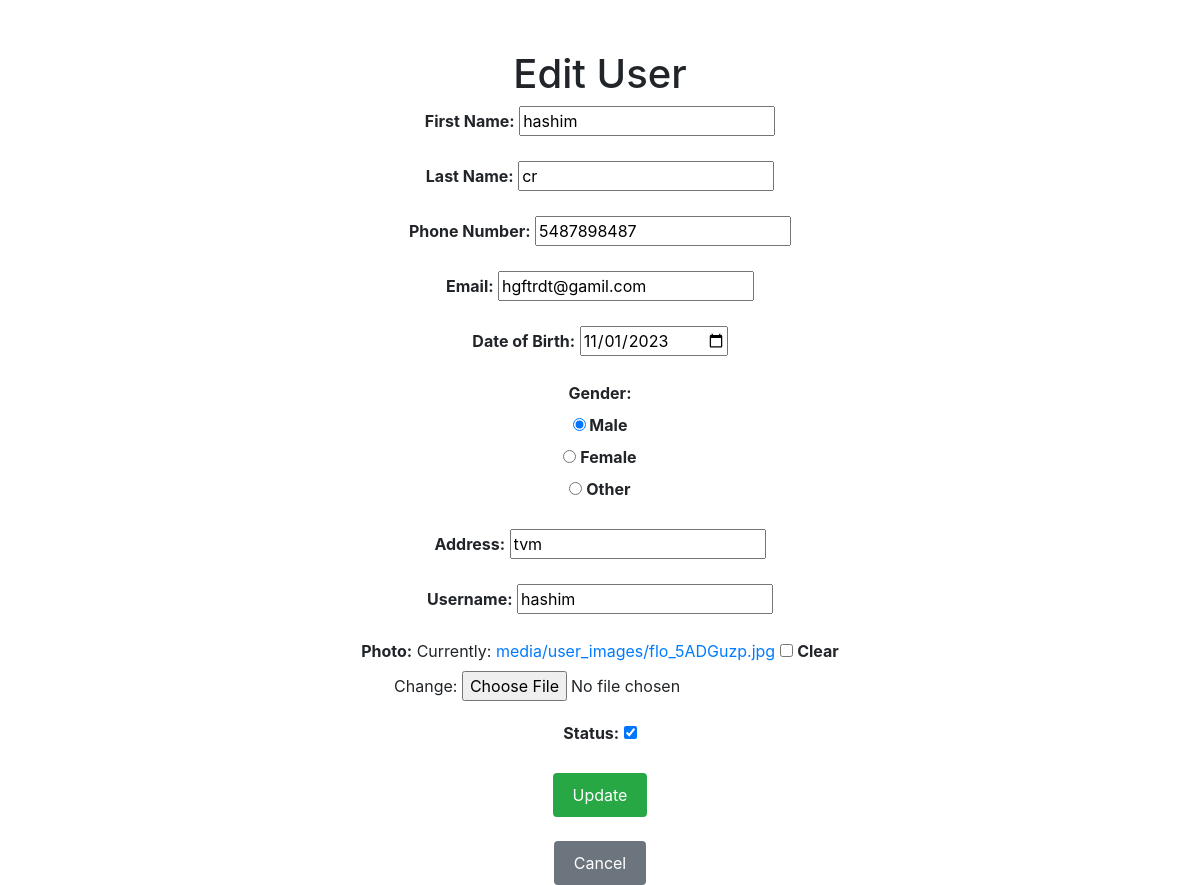
The page /user/edit-user/3/ (signed in) on the database its author committed.
### user/models.py (models this page shows)
class BaseUser(AbstractBaseUser, PermissionsMixin):
    GENDER_CHOICES = [
        ('Male', 'Male'),
        ('Female', 'Female'),
        ('Other', 'Other')
    ]
    firstname = models.CharField(max_length=50)
    lastname = models.CharField(max_length=50)
    phonenumber = models.CharField(max_length=10)
    dob = models.DateField(null=True, blank=True)
    gender = models.CharField(max_length=20, choices=GENDER_CHOICES)
    address = models.CharField(max_length=100)
    email = models.EmailField(unique=True)
    username = models.CharField(max_length=30, unique=True)
    is_active = models.BooleanField(default=True)
    is_staff = models.BooleanField(default=False)
    photo = models.ImageField(upload_to='media/user_images/', blank=True, null=True)
    USERNAME_FIELD = 'username'
    REQUIRED_FIELDS = ['email']
    objects = BaseUserManager()
    def __str__(self):
        return f"{self.firstname} {self.lastname}"

### user/views.py (the view)
# urls.py: path('edit-user/<int:pk>/',EditUserView.as_view(),name='edit_user'),
class EditUserView(LoginRequiredMixin, UpdateView):
    model = BaseUser
    form_class = UserForm
    template_name = 'edit_user.html'
    def get(self, request, *args, **kwargs):
        self.object = self.get_object()
        print(self.object)
        return super().get(request, *args, **kwargs)

### user/forms.py (shortened to what this page needs)
class UserForm(forms.ModelForm):
    def __init__(self, *args, **kwargs):
        super(UserForm, self).__init__(*args, **kwargs)
    GENDER_CHOICES = (
        ('Male', 'Male'),
        ('Female', 'Female'),
        ('Other', 'Other'),
    )
    gender = forms.ChoiceField(widget=RadioSelect, choices=GENDER_CHOICES)
    class Meta:
        model = BaseUser
        fields = '__all__'
        widgets= {
            'dob' : DateInput(attrs={'type': 'date'}),
            'gender' : RadioSelect,
        }

### user/templates/edit_user.html (shortened to what this page needs)
<!DOCTYPE html>
<html>
<head>
    <link rel="stylesheet" href="https://stackpath.bootstrapcdn.com/bootstrap/4.3.1/css/bootstrap.min.css">
</head>
<body>
    <div class="container text-center">
        <h1>Edit User</h1>
        <form method="post" enctype="multipart/form-data" action="{% url 'edit_user' user.id %}">
            <div class="form-group">
                <label for="{{ form.firstname.id_for_label }}">First Name:</label>
                {{ form.firstname }}
            </div>
            <div class="form-group">
                <label for="{{ form.lastname.id_for_label }}">Last Name:</label>
                {{ form.lastname }}
            </div>
            <div class="form-group">
                <label for="{{ form.phonenumber.id_for_label }}">Phone Number:</label>
                {{ form.phonenumber }}
            </div>
            <div class="form-group">
                <label for="{{ form.email.id_for_label }}">Email:</label>
                {{ form.email }}
            </div>
            <div class="form-group">
                <label for="{{ form.dob.id_for_label }}">Date of Birth:</label>
                {{ form.dob }}
            </div>
            <div class="form-group">
                <label for="{{ form.gender.id_for_label }}">Gender:</label>
                {{ form.gender }}
            </div>
            <div class="form-group">
                <label for="{{ form.address.id_for_label }}">Address:</label>
                {{ form.address }}
            </div>
            <div class="form-group">
                <label for="{{ form.username.id_for_label }}">Username:</label>
                {{ form.username }}
            </div>
            <div class="form-group">
                <label for="{{ form.photo.id_for_label }}">Photo:</label>
                {{ form.photo }}
            </div>
            <div class="form-group">
                <label for="{{ form.is_active.id_for_label }}">Status:</label>
                {{ form.is_active }}
            </div>
            <button type="submit" class="btn btn-submit">Update</button>
        </form>
        <br>
        <a href="{% url 'user_list' %}" class="btn btn-cancel">Cancel</a>
    </div>
</body>
</html>

### user/templates/edit_user.html (style rules this page uses)
.container { margin-top: 50px; max-width: 600px; }
.form-group { margin-bottom: 20px; }
.form-group label { font-weight: bold; }
.btn-submit { background-color: #28a745; color: white; border: none; padding: 10px 20px; }
.btn-cancel { background-color: #6c757d; color: white; border: none; padding: 10px 20px; }

### rows shown on the page
BaseUser: firstname "hashim", lastname "cr", phonenumber "5487898487", email "hgftrdt@gamil.com", dob "11/01/2023", gender "☑ Male ☐ Female ☐ Other", address "tvm", username "hashim", is_active "☑"
